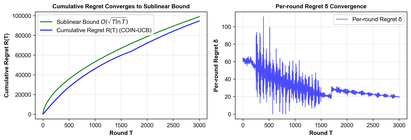
#> input picture new_figure/regret_convergence.png, 411 x 140 px, shrunk from 2966 x 1009 before the run, found by its file name
$ python generate_ablation_comparison.py
#> lines starting #> are read from the running program, lines starting #| are printed output that depends on the picture
"""
Generate Comparison Plots for Ablation Studies

Compare complete COIN-UCB method with ablation versions:
1. Heatmap comparison: Complete vs No Data Subsidy vs No Incentive
2. Regret comparison: Complete (with online learning) vs No Online Learning
"""
import sys
import os
sys.path.insert(0, os.path.dirname(os.path.dirname(__file__)))

import numpy as np
import matplotlib.pyplot as plt
import matplotlib
matplotlib.use('Agg')
from matplotlib import rcParams

# Set font for plots
rcParams['font.sans-serif'] = ['Arial', 'DejaVu Sans']
rcParams['axes.unicode_minus'] = False
rcParams['font.size'] = 7
rcParams['pdf.fonttype'] = 42
rcParams['ps.fonttype'] = 42


def generate_heatmap_comparison():
    """
    Generate side-by-side comparison of heatmaps:
    1. Complete COIN-UCB (from theory_validation.py)
    2. No Data Subsidy (Ablation 1)
    3. No Incentive Mechanism (Ablation 2)
    """
    print("\n" + "="*80)
    print("Generating Heatmap Comparison")
    print("="*80)

    # Load the three heatmap images
    from PIL import Image

    img1_path = './TheoryValidation/heatmap1_v_distribution.png'
    img2_path = './TheoryValidation/ablation/ablation1_no_data_subsidy.png'
    img3_path = './TheoryValidation/ablation/ablation2_no_incentive.png'

    if not all(os.path.exists(p) for p in [img1_path, img2_path, img3_path]):
        print("  [ERROR] Some heatmap images not found. Please run theory_validation.py and ablation_studies.py first.")
        return

    img1 = Image.open(img1_path)
    img2 = Image.open(img2_path)
    img3 = Image.open(img3_path)

    # Create comparison figure
    fig, axes = plt.subplots(1, 3, figsize=(24, 8))

    axes[0].imshow(img1)
    axes[0].axis('off')

    axes[1].imshow(img2)
    axes[1].axis('off')

    axes[2].imshow(img3)
    axes[2].axis('off')

    plt.suptitle('Ablation Study: Heatmap Comparison',
                fontsize=8, fontweight='bold', y=0.98)
    plt.tight_layout()

    output_file = './TheoryValidation/ablation/comparison_heatmaps.png'
    plt.savefig(output_file, dpi=300, bbox_inches='tight')
    plt.close()

    print(f"  Saved: {output_file}")
    print("="*80)


def generate_regret_comparison():
    """
    Generate comparison of regret convergence:
    1. Complete COIN-UCB with online learning (sublinear)
    2. No online learning (linear growth)
    """
    print("\n" + "="*80)
    print("Generating Regret Comparison")
    print("="*80)

    # Load the two regret images
    from PIL import Image

    img1_path = './TheoryValidation/regret_convergence.png'
    img2_path = './TheoryValidation/ablation/ablation3_no_online_learning.png'

    if not all(os.path.exists(p) for p in [img1_path, img2_path]):
        print("  [ERROR] Some regret images not found. Please run regret_convergence.py and ablation_studies.py first.")
        return

    img1 = Image.open(img1_path)
#> img1 is the input picture: PIL image 411x140 RGBA; mean R, G, B, A 237.1, 237.5, 244.3, 255
    img2 = Image.open(img2_path)
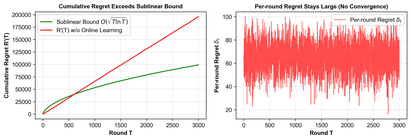
#> input picture TheoryValidation/ablation/ablation3_no_online_learning.png, 411 x 140 px, shrunk from 2966 x 1009 before the run, found by its file name
#> img2 is the input picture: PIL image 411x140 RGBA; mean R, G, B, A 244, 219.7, 219.3, 255

    # Create comparison figure
    fig, axes = plt.subplots(2, 1, figsize=(16, 12))

    axes[0].imshow(img1)
    axes[0].axis('off')

    axes[1].imshow(img2)
    axes[1].axis('off')

    plt.suptitle('Ablation Study: Regret Convergence Comparison',
                fontsize=8, fontweight='bold', y=0.995)
    plt.tight_layout()

    output_file = './TheoryValidation/ablation/comparison_regret.png'
    plt.savefig(output_file, dpi=300, bbox_inches='tight')
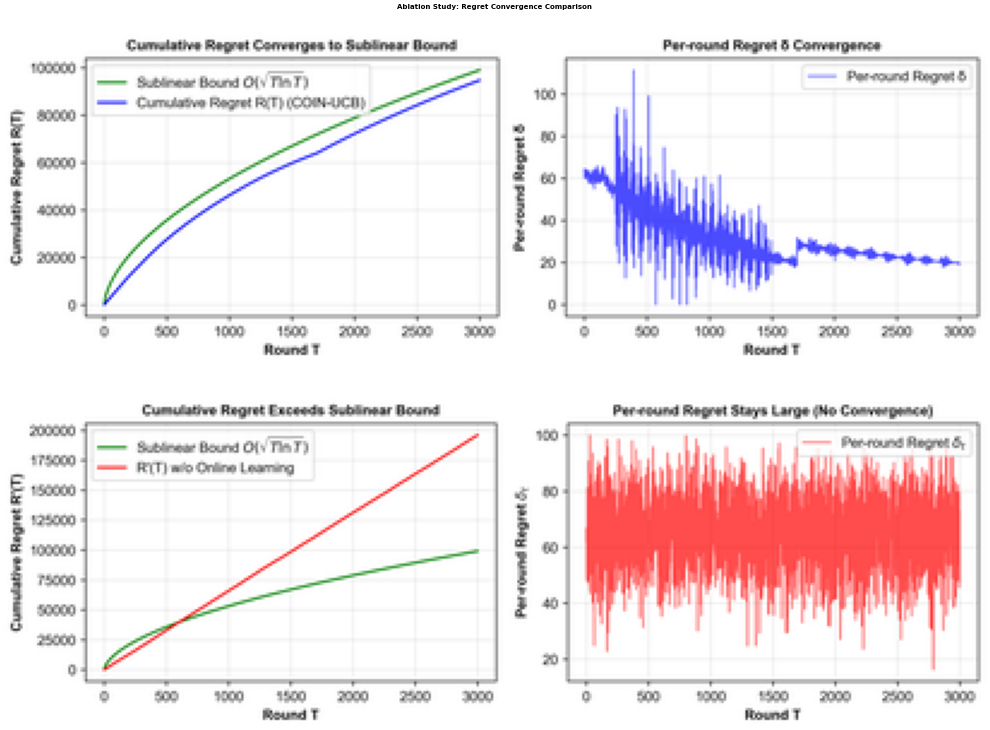
#> figure drawn by matplotlib, 2 panels
    plt.close()

    print(f"  Saved: {output_file}")
    print("="*80)


def generate_summary_table():
    """Generate a summary table of ablation study results"""
    print("\n" + "="*80)
    print("Generating Summary Table")
    print("="*80)

    summary = """
================================================================================
COIN-UCB Ablation Study Summary
================================================================================

Method                          | Key Findings
--------------------------------|---------------------------------------------
Complete COIN-UCB               | - All clients participate
                                | - Personalized contracts (v varies by type)
                                | - Sublinear regret: R(T) ≤ O(√(T ln T))
                                | - Final R(T) ≈ 97,066 < 98,996 (bound)
--------------------------------|---------------------------------------------
Ablation 1: No Data Subsidy     | - 40% clients dropped (weak computation)
(μ=0)                           | - Only strong clients (f ≥ 0.5) selected
                                | - Loss of data diversity
                                | - Demonstrates importance of data valuation
--------------------------------|---------------------------------------------
Ablation 2: No Incentive        | - 100% clients choose v=1 (shallow layer)
(Uniform Reward R')             | - Clients minimize cost without incentive
                                | - No deep computation participation
                                | - Demonstrates need for personalized rewards
--------------------------------|---------------------------------------------
Ablation 3: No Online Learning  | - Linear regret growth: R'(T)/T ≈ 3.08
(Uniform Distribution)          | - Final R'(T) ≈ 9,244 (much higher)
                                | - Cannot adapt to true distribution
                                | - Demonstrates value of online learning
================================================================================

Key Insights:
1. Data Subsidy (μ): Essential for including diverse clients with valuable data
2. Incentive Mechanism: Necessary to motivate clients to contribute computation
3. Online Learning: Critical for achieving sublinear regret and adaptation

Conclusion:
All three components (data subsidy, incentive mechanism, online learning) are
essential for COIN-UCB to achieve optimal performance. Removing any component
leads to significant performance degradation.
================================================================================
"""

    output_file = './TheoryValidation/ablation/ablation_summary.txt'
    with open(output_file, 'w', encoding='utf-8') as f:
        f.write(summary)

    print(summary)
    print(f"\nSaved: {output_file}")
    print("="*80)


def main():
    """Main function"""
    print("\n" + "="*80)
    print("COIN-UCB Ablation Study - Comparison Plots Generator")
    print("="*80)

    # Generate comparisons
    generate_heatmap_comparison()
    generate_regret_comparison()
    generate_summary_table()

    print("\n" + "="*80)
    print("All Comparison Plots Generated!")
    print("="*80)
    print("\nGenerated files:")
    print("  1. ./TheoryValidation/ablation/comparison_heatmaps.png")
    print("  2. ./TheoryValidation/ablation/comparison_regret.png")
    print("  3. ./TheoryValidation/ablation/ablation_summary.txt")
    print("="*80 + "\n")


if __name__ == '__main__':
    main()
